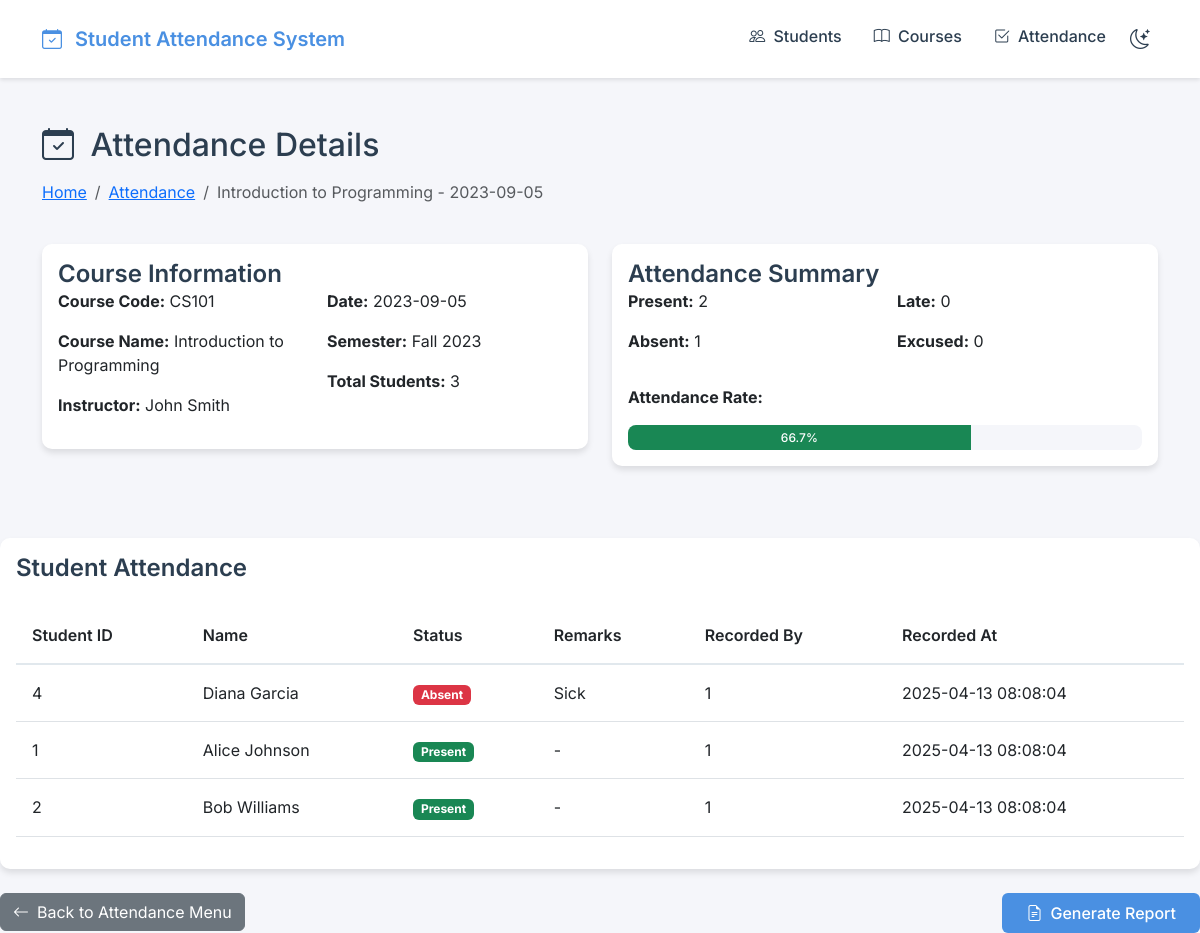
The page /attendance/detail/2023-09-05/1 on the database its author committed.
### tables this page shows
CREATE TABLE Courses (
    course_id INTEGER PRIMARY KEY,
    course_code VARCHAR(10) UNIQUE NOT NULL,
    course_name VARCHAR(100) NOT NULL,
    instructor_id INTEGER NOT NULL,
    semester VARCHAR(20) NOT NULL,
    start_date DATE NOT NULL,
    end_date DATE NOT NULL,
    FOREIGN KEY (instructor_id) REFERENCES Instructors(instructor_id)
);

CREATE TABLE Enrollments (
    enrollment_id INTEGER PRIMARY KEY,
    student_id INTEGER NOT NULL,
    course_id INTEGER NOT NULL,
    enrollment_date DATE NOT NULL,
    status VARCHAR(20) NOT NULL, -- Active, Dropped, Completed
    FOREIGN KEY (student_id) REFERENCES Students(student_id),
    FOREIGN KEY (course_id) REFERENCES Courses(course_id),
    UNIQUE(student_id, course_id)
);

CREATE TABLE Students (
    student_id INTEGER PRIMARY KEY,
    first_name VARCHAR(50) NOT NULL,
    last_name VARCHAR(50) NOT NULL,
    email VARCHAR(100) UNIQUE NOT NULL,
    phone VARCHAR(15),
    enrollment_date DATE NOT NULL
);

CREATE TABLE Attendance_Records (
    record_id INTEGER PRIMARY KEY,
    student_id INTEGER NOT NULL,
    course_id INTEGER NOT NULL,
    date DATE NOT NULL,
    status VARCHAR(10) NOT NULL, -- Present, Absent, Late, Excused
    remarks TEXT,
    recorded_by INTEGER NOT NULL,
    recorded_at TIMESTAMP DEFAULT CURRENT_TIMESTAMP,
    FOREIGN KEY (student_id) REFERENCES Students(student_id),
    FOREIGN KEY (course_id) REFERENCES Courses(course_id),
    FOREIGN KEY (recorded_by) REFERENCES Instructors(instructor_id),
    UNIQUE(student_id, course_id, date)
);

### app.py (the view)
@app.route('/attendance/detail/<date>/<int:course_id>')
def view_attendance_detail(date, course_id):
    try:
        conn = get_db_connection()
        course = conn.execute('''
            SELECT c.*, i.first_name || ' ' || i.last_name as instructor_name
            FROM Courses c
            JOIN Instructors i ON c.instructor_id = i.instructor_id
            WHERE c.course_id = ?
        ''', (course_id,)).fetchone()
        if not course:
            flash('Course not found.', 'error')
            return redirect(url_for('attendance_menu'))
        enrolled_students = conn.execute('''
            SELECT s.*, e.enrollment_id
            FROM Students s
            JOIN Enrollments e ON s.student_id = e.student_id
            WHERE e.course_id = ? AND e.status = 'Active'
            ORDER BY s.last_name, s.first_name
        ''', (course_id,)).fetchall()
        attendance_records = {}
        records = conn.execute('''
            SELECT ar.*, s.first_name, s.last_name
            FROM Attendance_Records ar
            JOIN Students s ON ar.student_id = s.student_id
            WHERE ar.course_id = ? AND ar.date = ?
        ''', (course_id, date)).fetchall()
        for record in records:
            attendance_records[record['student_id']] = record
        total_students = len(enrolled_students)
        present_count = sum(1 for record in attendance_records.values()
                          if record['status'] in ('Present', 'Late'))
        absent_count = sum(1 for record in attendance_records.values()
                         if record['status'] == 'Absent')
        late_count = sum(1 for record in attendance_records.values()
                        if record['status'] == 'Late')
        excused_count = sum(1 for record in attendance_records.values()
                          if record['status'] == 'Excused')
        attendance_rate = (present_count / total_students * 100) if total_students > 0 else 0
        return render_template('attendance/detail.html',
                              course=course,
                              date=date,
                              enrolled_students=enrolled_students,
                              attendance_records=attendance_records,
                              total_students=total_students,
                              present_count=present_count,
                              absent_count=absent_count,
                              late_count=late_count,
                              excused_count=excused_count,
                              attendance_rate=attendance_rate)
    except sqlite3.Error as e:
        flash(f'Error loading attendance details: {str(e)}', 'error')
        return redirect(url_for('attendance_menu'))
    finally:
        if 'conn' in locals():
            conn.close()

### app.py (called while the page is built)
def get_db_connection():
    try:
        conn = sqlite3.connect(DB_PATH)
        conn.row_factory = sqlite3.Row
        return conn
    except sqlite3.Error as e:
        print(f"Database connection error: {str(e)}")
        raise

### templates/attendance/detail.html (shortened to what this page needs)
{% extends "base.html" %}
{% block content %}
<div class="container py-5">
    <div class="row mb-4">
        <div class="col">
            <h2 class="mb-3">
                <i class="bi bi-calendar-check me-2"></i>
                Attendance Details
            </h2>
            <nav aria-label="breadcrumb">
                <ol class="breadcrumb">
                    <li class="breadcrumb-item"><a href="{{ url_for('index') }}">Home</a></li>
                    <li class="breadcrumb-item"><a href="{{ url_for('attendance_menu') }}">Attendance</a></li>
                    <li class="breadcrumb-item active">{{ course.course_name }} - {{ date }}</li>
                </ol>
            </nav>
        </div>
    </div>
    <div class="row mb-4">
        <div class="col-md-6">
            <div class="card">
                <div class="card-body">
                    <h4 class="card-title">Course Information</h4>
                    <div class="row">
                        <div class="col-md-6">
                            <p><strong>Course Code:</strong> {{ course.course_code }}</p>
                            <p><strong>Course Name:</strong> {{ course.course_name }}</p>
                            <p><strong>Instructor:</strong> {{ course.instructor_name }}</p>
                        </div>
                        <div class="col-md-6">
                            <p><strong>Date:</strong> {{ date }}</p>
                            <p><strong>Semester:</strong> {{ course.semester }}</p>
                            <p><strong>Total Students:</strong> {{ total_students }}</p>
                        </div>
                    </div>
                </div>
            </div>
        </div>
        <div class="col-md-6">
            <div class="card">
                <div class="card-body">
                    <h4 class="card-title">Attendance Summary</h4>
                    <div class="row">
                        <div class="col-md-6">
                            <p><strong>Present:</strong> {{ present_count }}</p>
                            <p><strong>Absent:</strong> {{ absent_count }}</p>
                        </div>
                        <div class="col-md-6">
                            <p><strong>Late:</strong> {{ late_count }}</p>
                            <p><strong>Excused:</strong> {{ excused_count }}</p>
                        </div>
                    </div>
                    <div class="mt-3">
                        <p><strong>Attendance Rate:</strong></p>
                        <div class="progress progress-large">
                            <div class="progress-bar bg-success"
                                 role="progressbar"
                                 style="width: {{ attendance_rate }}%;"
                                 aria-valuenow="{{ attendance_rate }}"
                                 aria-valuemin="0"
                                 aria-valuemax="100">
                                {{ "%.1f"|format(attendance_rate) }}%
                            </div>
                            </div>
                        </div>
                    </div>
                </div>
            </div>
        </div>
    </div>
    <div class="row">
        <div class="col-12">
            <div class="card">
                <div class="card-body">
                    <h4 class="card-title mb-4">Student Attendance</h4>
                    <div class="table-responsive">
                        <table class="table table-hover">
                            <thead>
                                <tr>
                                    <th>Student ID</th>
                                    <th>Name</th>
                                    <th>Status</th>
                                    <th>Remarks</th>
                                    <th>Recorded By</th>
                                    <th>Recorded At</th>
                                </tr>
                            </thead>
                            <tbody>
                                {% for student in enrolled_students %}
                                <tr>
                                    <td>{{ student.student_id }}</td>
                                    <td>{{ student.first_name }} {{ student.last_name }}</td>
                                    <td>
                                        {% if student.student_id in attendance_records %}
                                            {% set record = attendance_records[student.student_id] %}
                                            {% if record.status == 'Present' %}
                                                <span class="badge bg-success">Present</span>
                                            {% elif record.status == 'Absent' %}
                                                <span class="badge bg-danger">Absent</span>
                                            {% elif record.status == 'Late' %}
                                                <span class="badge bg-warning text-dark">Late</span>
                                            {% elif record.status == 'Excused' %}
                                                <span class="badge bg-info">Excused</span>
                                            {% endif %}
                                        {% else %}
                                            <span class="badge bg-secondary">Not Recorded</span>
                                        {% endif %}
                                    </td>
                                    <td>
                                        {% if student.student_id in attendance_records %}
                                            {{ attendance_records[student.student_id].remarks or '-' }}
                                        {% else %}
                                            -
                                        {% endif %}
                                    </td>
                                    <td>
                                        {% if student.student_id in attendance_records %}
                                            {{ attendance_records[student.student_id].recorded_by }}
                                        {% else %}
                                            -
                                        {% endif %}
                                    </td>
                                    <td>
                                        {% if student.student_id in attendance_records %}
                                            {{ attendance_records[student.student_id].recorded_at }}
                                        {% else %}
                                            -
                                        {% endif %}
                                    </td>
                                </tr>
                                {% endfor %}
                            </tbody>
                        </table>
                    </div>
                </div>
            </div>
        </div>
    </div>
    <div class="row mt-4">
        <div class="col-12">
            <a href="{{ url_for('attendance_menu') }}" class="btn btn-secondary">
                <i class="bi bi-arrow-left me-2"></i>Back to Attendance Menu
            </a>
            <a href="{{ url_for('attendance_report') }}" class="btn btn-primary float-end">
                <i class="bi bi-file-earmark-text me-2"></i>Generate Report
            </a>
        </div>
    </div>
{% endblock %}

### static/css/style.css (style rules this page uses)
:root { --primary-color: #4a90e2; --secondary-color: #f5f6fa; --text-color: #2c3e50; --border-color: #e1e8ed; --success-color: #2ecc71; --danger-color: #e74c3c; --warning-color: #f1c40f; --card-shadow: 0 4px 6px rgba(0, 0, 0, 0.1); --transition-speed: 0.3s; }
body { font-family: 'Inter', sans-serif; color: var(--text-color); background-color: var(--secondary-color); transition: background-color var(--transition-speed), color var(--transition-speed); }
.card { background-color: white; border: none; border-radius: 10px; box-shadow: var(--card-shadow); transition: transform var(--transition-speed), box-shadow var(--transition-speed); }
.card-title { color: var(--text-color); font-weight: 600; margin-bottom: 0; }
.btn-primary { background-color: var(--primary-color); border: none; padding: 0.5rem 1.5rem; font-weight: 500; transition: background-color var(--transition-speed); }
.table { color: var(--text-color); }
.table thead th { border-bottom: 2px solid var(--border-color); font-weight: 600; }
.table td, .table th { padding: 1rem; vertical-align: middle; }
.progress { height: 20px !important; margin-bottom: 0; background-color: var(--secondary-color); border-radius: 8px; }
.progress-bar { display: flex; align-items: center; justify-content: center; color: white; font-weight: 500; transition: width 0.6s ease; }
.progress-large { height: 25px !important; }

### rows shown on the page
Courses: course_name "Introduction to Programming", course_code "CS101", semester "Fall 2023"
Enrollments: student_id "4", first_name "Diana", last_name "Garcia", shows "Absent"
Attendance_Records: remarks "Sick", recorded_by "1"
Students: student_id.recorded_at "2025-04-13 08:08:04"
Enrollments: student_id "1", first_name "Alice", last_name "Johnson", shows "Present", attendance_records "-"
Students: student_id.recorded_by "1"
Attendance_Records: recorded_at "2025-04-13 08:08:04"
Enrollments: student_id "2", first_name "Bob", last_name "Williams", shows "Present", attendance_records "-"
Attendance_Records: recorded_by "1", recorded_at "2025-04-13 08:08:04"

### other values the page prints
{{ date }} "2023-09-05"
{{ course.instructor_name }} "John Smith"
{{ total_students }} "3"
{{ present_count }} "2"
{{ absent_count }} "1"
{{ late_count }} "0"
{{ excused_count }} "0"
{{ "%.1f"|format(attendance_rate) }} "66.7"
